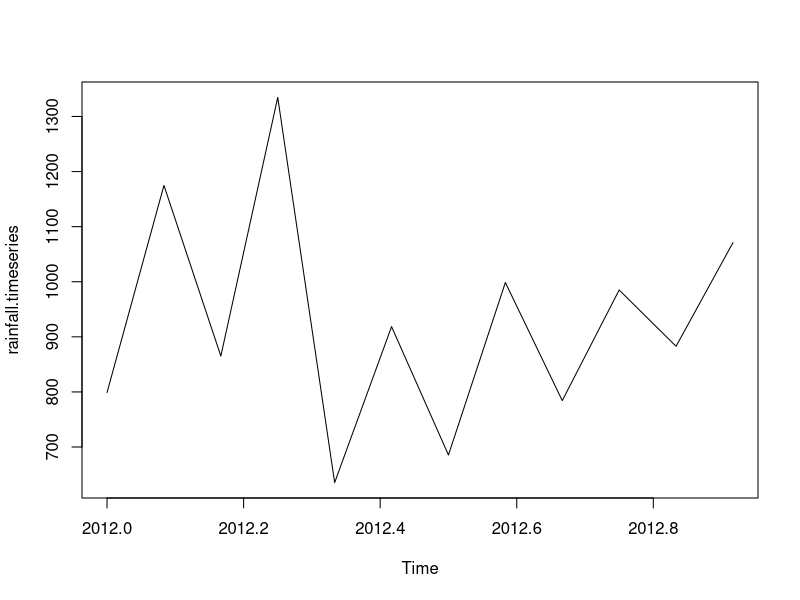
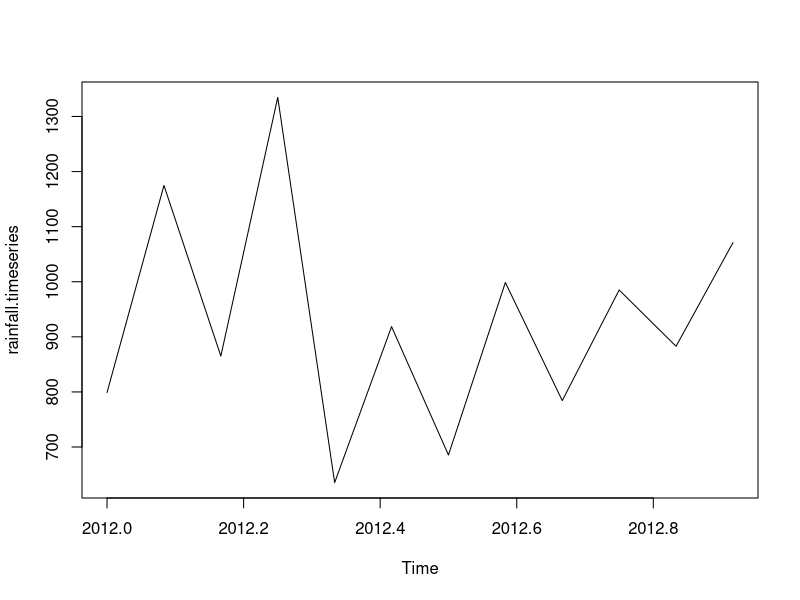

Recreate these plots in R, in order.
rainfall <- c(799,1174.8,865.1,1334.6,635.4,918.5,685.5,998.6,784.2,985,882.8,1071) 
rainfall.timeseries <- ts(rainfall, start = c(2012,1), frequency = 12)  
print(rainfall.timeseries) 
png(file = "rainfall.png") 
plot(rainfall.timeseries) 
dev.off() 
plot(rainfall.timeseries)
